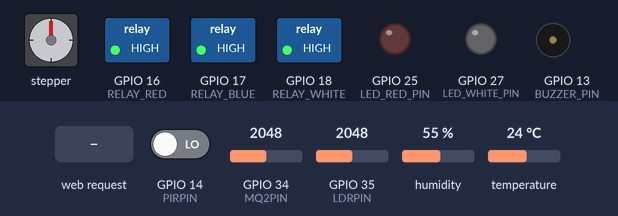
Bench run of a sketch on a simulated ESP32. On the bench: stepper motor, switched loads named in the sketch (green lamp = pin HIGH), output pins drawn as LEDs (lit = HIGH), buzzer (waves = sounding, pin HIGH). Wiring (from diagram.json): stepper motor driver (200 steps per turn assumed): step GPIO 33; direction GPIO 32; enable GPIO 26. Inputs (shaded band) come from the test bench; at power-on: temperature 24 °C, GPIO 34 (MQ2PIN) = 2048, GPIO 35 (LDRPIN) = 2048, GPIO 14 (PIRPIN) LOW, humidity 55 %. WiFi joins after 1.5 s; servers stay silent unless stated; no MQTT or app messages arrive unless stated; web services answer with replies made up by the test bench; pins used as bus, display or sensor lines are not drawn; what the sketch prints to the serial monitor is not drawn.

Above: at 2.7 s.
2.8 s: temperature set to 27.7 °C
11.6 s: temperature set to 28.5 °C
At 21.7 s:
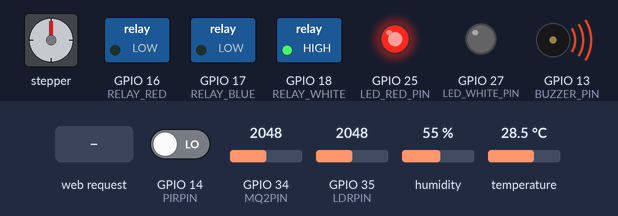
22.0 s: GPIO 34 (MQ2PIN) set to 1950
At 31.4 s:
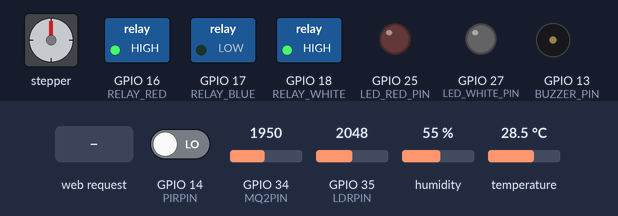
31.7 s: HTTP request GET /toggle-led received
At 32.9 s:
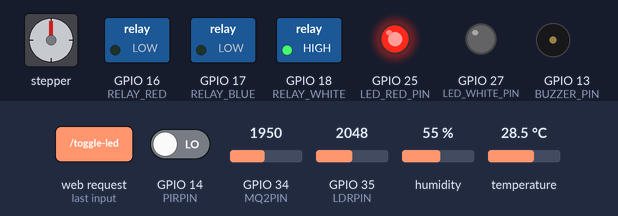
41.7 s: GPIO 35 (LDRPIN) set to 1460
52.2 s: GPIO 14 (PIRPIN) driven HIGH
At 60.7 s:
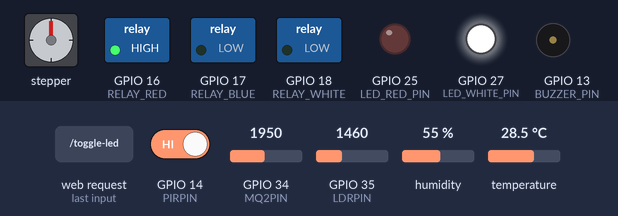
Timing chart, 0 to 62.2 s (numbered marks = the images above; inputs shaded):
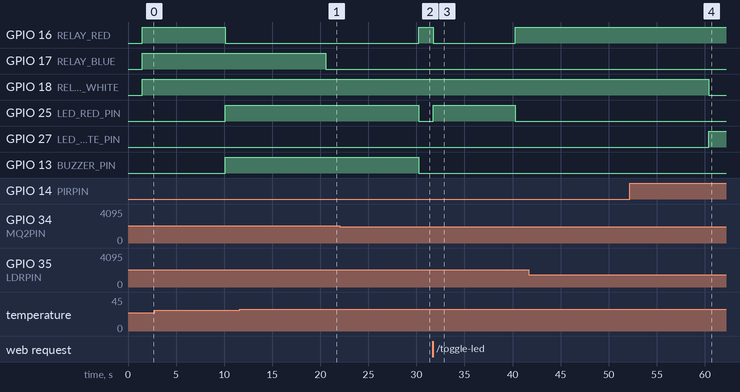

Measured:
- the behaviour switches between 28 and 28.1 °C on temperature (found by bisection; images 0 and 1)
- the behaviour switches between 2001 and 2000 on GPIO 34 (MQ2PIN) (found by bisection; images 1 and 2)
- after the input at 11.6 s, GPIO 17 (RELAY_BLUE): HIGH → LOW after 9.0 s
- after the input at 22.0 s, GPIO 16 (RELAY_RED): LOW → HIGH after 8.2 s; GPIO 25 (LED_RED_PIN), GPIO 13 (BUZZER_PIN): HIGH → LOW after 8.2 s
- after the input at 31.7 s, GPIO 16 (RELAY_RED): HIGH → LOW after 0.06 s, → HIGH 8.5 s later; GPIO 25 (LED_RED_PIN): LOW → HIGH after 0.06 s, → LOW 8.5 s later
- after the input at 41.7 s, every drawn part: stays the same
- after the input at 52.2 s, GPIO 18 (RELAY_WHITE): HIGH → LOW after 8.2 s; GPIO 27 (LED_WHITE_PIN): LOW → HIGH after 8.2 s

The sketch:

main.ino
```cpp
#include <WiFi.h>
#include <PubSubClient.h>
#include <DHT.h>
#include <WebServer.h>

#include <WiFiClientSecure.h>
#include <HTTPClient.h>


#define BOT_TOKEN "SEU_TOKEN_AQUI"
#define CHAT_ID_1 "SEU_CHAT_ID"
#define CHAT_ID_2 "CHAT_ID_AMIGO"

// ===== DHT22 =====
#define DHTPIN 15
#define DHTTYPE DHT22
DHT dht(DHTPIN, DHTTYPE);

// ===== MQ2 =====
#define MQ2PIN        34
#define MQ2_THRESHOLD 2000

// ===== LDR =====
#define LDRPIN        35
int LDR_THRESHOLD = 1500;

// ===== PIR =====
#define PIRPIN        14

// ===== Relés e LEDs =====
#define RELAY_RED      16
#define LED_RED_PIN    25
#define RELAY_BLUE     17
#define LED_BLUE_PIN   26
#define RELAY_WHITE    18
#define LED_WHITE_PIN  27

// ===== Buzzer =====
#define BUZZER_PIN     13

// ===== Motor de passo =====
#define STEP_PIN       33
#define DIR_PIN        32

bool bloquearSensorLuz = false;
bool bloquearSensorTemp = false;
bool estadoManualVentilador = false;

void sendTelegram(const String& text) {
  WiFiClientSecure client;
  client.setInsecure(); // Ignora o certificado SSL
  HTTPClient https;

  // Lista de IDs
  String chatIDs[] = { CHAT_ID_1, CHAT_ID_2 };

  for (int i = 0; i < 2; i++) {
    String url = "https://api.telegram.org/bot" BOT_TOKEN
                 "/sendMessage?chat_id=" + chatIDs[i] + "&text=" + text;

    if (https.begin(client, url)) {
      https.GET();  // Envia a mensagem
      https.end();
    }
  }
}
// Limite térmico
float TEMP_THRESHOLD = 28.0;

// HTTP server
WebServer server(80);

// MQTT broker
const char* MQTT_BROKER = "test.mosquitto.org";
const uint16_t MQTT_PORT = 1883;
WiFiClient wifiClient;
PubSubClient mqttClient(wifiClient);

// MQTT Topics
const char* TOPIC_TEMP         = "casa/sensor/temperatura";
const char* TOPIC_GAS          = "casa/sensor/gas";
const char* TOPIC_LDR          = "casa/sensor/luz";
const char* TOPIC_PIR          = "casa/sensor/presenca";
const char* TOPIC_COMMAND_VENT = "casa/command/ventilador";
const char* TOPIC_COMMAND_LED  = "casa/command/led_branco";
const char* TOPIC_COMMAND_TEMP = "casa/command/threshold/temp";

void mqttCallback(char* topic, byte* payload, unsigned int length) {
  Serial.print("Mensagem recebida no tópico: ");
  Serial.println(topic);

  String cmd;
  for (unsigned int i = 0; i < length; i++) cmd += (char)payload[i];

  Serial.print("Payload: ");
  Serial.println(cmd);

  String topicStr = String(topic);

  if (topicStr == TOPIC_COMMAND_VENT) {
    if (cmd == "ON") {
      estadoManualVentilador = true;
      Serial.println("✅ Ventilador LIGADO manualmente.");
    } else {
      estadoManualVentilador = false;
      Serial.println("✅ Ventilador DESLIGADO manualmente.");
    }
  }

  else if (topicStr == TOPIC_COMMAND_TEMP) {
    float val = cmd.toFloat();
    if (val > 0) {
      TEMP_THRESHOLD = val;
      Serial.print("Novo limiar de temperatura: ");
      Serial.println(TEMP_THRESHOLD);
    }
  }

  else if (topicStr == TOPIC_COMMAND_LED) {
    if (cmd == "ON") {
      digitalWrite(RELAY_WHITE, LOW);
      digitalWrite(LED_WHITE_PIN, HIGH);
    } else {
      digitalWrite(RELAY_WHITE, HIGH);
      digitalWrite(LED_WHITE_PIN, LOW);
    }
  }

  else if (topicStr == "casa/command/threshold/ldr") {
    int val = cmd.toInt();
    if (val > 0) {
      LDR_THRESHOLD = val;
      Serial.print("Novo limiar de luminosidade: ");
      Serial.println(LDR_THRESHOLD);
    }
  }

  else if (topicStr == "casa/command/bloqueio_sensor_luz") {
    if (cmd == "ON") {
      bloquearSensorLuz = true;
      Serial.println("🚫 Bloqueio de sensor de luz ATIVADO.");
    } else {
      bloquearSensorLuz = false;
      Serial.println("✅ Bloqueio de sensor de luz DESATIVADO.");
    }
  }

  else if (topicStr == "casa/command/bloqueio_sensor_temp") {
    if (cmd == "ON") {
      bloquearSensorTemp = true;
      Serial.println("🚫 Bloqueio de sensor de temperatura ATIVADO.");
    } else {
      bloquearSensorTemp = false;
      Serial.println("✅ Bloqueio de sensor de temperatura DESATIVADO.");
    }
  }
}

void mqttReconnect() {
  while (!mqttClient.connected()) {
    Serial.print("Tentando conectar MQTT... ");
    if (mqttClient.connect("ESP32_Simulacao")) {
      Serial.println("Conectado!");
      mqttClient.subscribe("casa/command/threshold/temp");
      mqttClient.subscribe("casa/command/threshold/ldr");
      mqttClient.subscribe("casa/command/bloqueio_sensor_luz");
      mqttClient.subscribe("casa/command/bloqueio_sensor_temp");
      mqttClient.subscribe(TOPIC_COMMAND_VENT);
      mqttClient.subscribe(TOPIC_COMMAND_LED);
      mqttClient.subscribe(TOPIC_COMMAND_TEMP);
    } else {
      Serial.print("Erro, rc=");
      Serial.print(mqttClient.state());
      Serial.println(" tentando novamente em 5s...");
      delay(5000);
    }
  }
}

void setup() {
  Serial.begin(115200);
  WiFi.begin("Wokwi-GUEST", "", 6);
  while (WiFi.status() != WL_CONNECTED) {
    delay(100);
    Serial.print(".");
  }
  Serial.println("\nWiFi conectado: " + WiFi.localIP().toString());

  dht.begin();
  pinMode(MQ2PIN, INPUT);
  pinMode(LDRPIN, INPUT);
  pinMode(PIRPIN, INPUT);

  pinMode(RELAY_RED, OUTPUT);     digitalWrite(RELAY_RED, HIGH);
  pinMode(LED_RED_PIN, OUTPUT);   digitalWrite(LED_RED_PIN, LOW);
  pinMode(RELAY_BLUE, OUTPUT);    digitalWrite(RELAY_BLUE, HIGH);
  pinMode(LED_BLUE_PIN, OUTPUT);  digitalWrite(LED_BLUE_PIN, LOW);
  pinMode(RELAY_WHITE, OUTPUT);   digitalWrite(RELAY_WHITE, HIGH);
  pinMode(LED_WHITE_PIN, OUTPUT); digitalWrite(LED_WHITE_PIN, LOW);

  pinMode(BUZZER_PIN, OUTPUT);    digitalWrite(BUZZER_PIN, LOW);
  pinMode(STEP_PIN, OUTPUT);
  pinMode(DIR_PIN, OUTPUT);

  server.on("/toggle-led", []() {
    static bool st = false;
    st = !st;
    digitalWrite(LED_RED_PIN, st ? HIGH : LOW);
    digitalWrite(RELAY_RED, st ? LOW : HIGH);
    server.send(200, "text/plain", st ? "LED Vermelho ON" : "OFF");
  });

  server.on("/set-threshold", []() {
    if (server.hasArg("value")) {
      TEMP_THRESHOLD = server.arg("value").toFloat();
      server.send(200,"text/plain","Threshold=" + String(TEMP_THRESHOLD));
    } else server.send(400,"text/plain","Parametro faltando");
  });

  server.begin();
  mqttClient.setServer(MQTT_BROKER, MQTT_PORT);
  mqttClient.setCallback(mqttCallback);

  Serial.println("Setup completo.");
}

unsigned long lastPublish = 0;

void loop() {
  server.handleClient();

  if (!mqttClient.connected()) mqttReconnect();
  mqttClient.loop();

  unsigned long now = millis();
  if (now - lastPublish >= 10000) {
    lastPublish = now;

    float temp = dht.readTemperature();
    int gas = analogRead(MQ2PIN);
    int ldr = analogRead(LDRPIN);
    bool pres = digitalRead(PIRPIN) == HIGH;

    if (!isnan(temp)) mqttClient.publish(TOPIC_TEMP, String(temp).c_str(), true);
    mqttClient.publish(TOPIC_GAS, (gas > MQ2_THRESHOLD ? "ALERT" : "OK"), true);
    mqttClient.publish(TOPIC_LDR, (ldr < LDR_THRESHOLD ? "DARK" : "BRIGHT"), true);
    mqttClient.publish(TOPIC_PIR, pres ? "1" : "0", true);

    // Gás
    if (gas > MQ2_THRESHOLD) {
      digitalWrite(RELAY_RED, LOW);
      digitalWrite(LED_RED_PIN, HIGH);
      digitalWrite(BUZZER_PIN, HIGH);
      sendTelegram("⚠️ ALERTA DE GÁS DETECTADO! ");
    } else {
      digitalWrite(RELAY_RED, HIGH);
      digitalWrite(LED_RED_PIN, LOW);
      digitalWrite(BUZZER_PIN, LOW);
    }

    // Luz automática
    if (!bloquearSensorLuz) {
      if (ldr < LDR_THRESHOLD && pres) {
        digitalWrite(RELAY_WHITE, LOW);
        digitalWrite(LED_WHITE_PIN, HIGH);
        sendTelegram("👤 Movimento detectado em ambiente escuro.");
      } else {
        digitalWrite(RELAY_WHITE, HIGH);
        digitalWrite(LED_WHITE_PIN, LOW);
      }
    } else {
      Serial.println("🚫 Iluminação automática BLOQUEADA pelo usuário.");
    }

    // Temperatura
    if (!bloquearSensorTemp) {
      if (!isnan(temp) && temp > TEMP_THRESHOLD) {
        digitalWrite(RELAY_BLUE, LOW);
        digitalWrite(LED_BLUE_PIN, HIGH);
        digitalWrite(DIR_PIN, HIGH);
        digitalWrite(STEP_PIN, HIGH); delay(2);
        digitalWrite(STEP_PIN, LOW);  delay(2);
        sendTelegram("🔥 Temperatura acima do limite! " + String(temp) + " °C");
      } else {
        digitalWrite(RELAY_BLUE, HIGH);
        digitalWrite(LED_BLUE_PIN, LOW);
      }
    } else {
      if (estadoManualVentilador) {
        digitalWrite(RELAY_BLUE, LOW);
        digitalWrite(LED_BLUE_PIN, HIGH);
        Serial.println("🚫 Controle automático BLOQUEADO — ventilador LIGADO manualmente.");
      } else {
        digitalWrite(RELAY_BLUE, HIGH);
        digitalWrite(LED_BLUE_PIN, LOW);
        Serial.println("🚫 Controle automático BLOQUEADO — ventilador DESLIGADO.");
      }
    }

    // Debug
    Serial.println("==== Leituras dos Sensores ====");
    Serial.printf("Gás (MQ2): %d [%s]\n", gas, (gas > MQ2_THRESHOLD) ? "ALERTA" : "OK");
    Serial.print("Relé Vermelho: "); Serial.println(digitalRead(RELAY_RED) == LOW ? "ATIVO" : "INATIVO");
    Serial.print("LED Vermelho: "); Serial.println(digitalRead(LED_RED_PIN) == HIGH ? "ACESO" : "APAGADO");
    Serial.print("Buzzer: "); Serial.println(digitalRead(BUZZER_PIN) == HIGH ? "ATIVO" : "INATIVO");
    Serial.println("==============================");
    Serial.print("Relé Azul: "); Serial.println(digitalRead(RELAY_BLUE) == LOW ? "ATIVO" : "INATIVO");
    Serial.print("LED Azul: "); Serial.println(digitalRead(LED_BLUE_PIN) == HIGH ? "ACESO" : "APAGADO");
    Serial.printf("Temperatura: %.2f °C (Threshold: %.2f °C)\n", temp, TEMP_THRESHOLD);
    Serial.println("==============================");
    Serial.print("Relé Branco: "); Serial.println(digitalRead(RELAY_WHITE) == LOW ? "ATIVO" : "INATIVO");
    Serial.print("Luzes: "); Serial.println(digitalRead(LED_WHITE_PIN) == HIGH ? "ACESAS" : "APAGADAS");
    Serial.printf("Luz (LDR): %d [%s]\n", ldr, (ldr < LDR_THRESHOLD) ? "Ambiente Escuro" : "Ambiente Claro");
    Serial.printf("Presença (PIR): %s\n", pres ? "DETECTADA" : "NÃO detectada");
    Serial.println("==============================");
  }

  delay(100);
}
```
